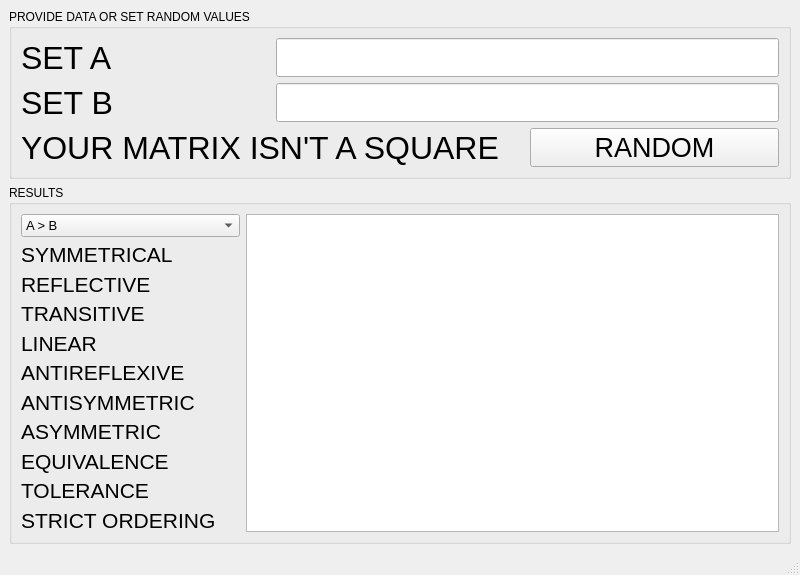
<?xml version="1.0" encoding="UTF-8"?>
<ui version="4.0">
 <class>MainWindow</class>
 <widget class="QMainWindow" name="MainWindow">
  <property name="geometry">
   <rect>
    <x>0</x>
    <y>0</y>
    <width>800</width>
    <height>575</height>
   </rect>
  </property>
  <property name="minimumSize">
   <size>
    <width>650</width>
    <height>500</height>
   </size>
  </property>
  <property name="windowTitle">
   <string>CDM LW 2 (PINCHUK S. S., SEZONCHIK S. S.)</string>
  </property>
  <widget class="QWidget" name="centralwidget">
   <layout class="QGridLayout" name="gridLayout_2">
    <item row="0" column="0">
     <widget class="QGroupBox" name="groupBox">
      <property name="title">
       <string>PROVIDE DATA OR SET RANDOM VALUES</string>
      </property>
      <layout class="QGridLayout" name="gridLayout">
       <item row="2" column="0" colspan="2">
        <widget class="QLabel" name="label_10">
         <property name="font">
          <font>
           <pointsize>24</pointsize>
          </font>
         </property>
         <property name="text">
          <string>YOUR MATRIX ISN'T A SQUARE</string>
         </property>
        </widget>
       </item>
       <item row="1" column="0">
        <widget class="QLabel" name="label_2">
         <property name="font">
          <font>
           <pointsize>24</pointsize>
          </font>
         </property>
         <property name="text">
          <string>SET B</string>
         </property>
        </widget>
       </item>
       <item row="1" column="1" colspan="2">
        <widget class="QLineEdit" name="lineEdit_2">
         <property name="font">
          <font>
           <pointsize>20</pointsize>
          </font>
         </property>
        </widget>
       </item>
       <item row="2" column="2">
        <widget class="QPushButton" name="pushButton">
         <property name="font">
          <font>
           <pointsize>20</pointsize>
          </font>
         </property>
         <property name="text">
          <string>RANDOM</string>
         </property>
        </widget>
       </item>
       <item row="0" column="0">
        <widget class="QLabel" name="label">
         <property name="font">
          <font>
           <pointsize>24</pointsize>
          </font>
         </property>
         <property name="text">
          <string>SET A</string>
         </property>
        </widget>
       </item>
       <item row="0" column="1" colspan="2">
        <widget class="QLineEdit" name="lineEdit">
         <property name="font">
          <font>
           <pointsize>20</pointsize>
          </font>
         </property>
        </widget>
       </item>
      </layout>
     </widget>
    </item>
    <item row="1" column="0">
     <widget class="QGroupBox" name="groupBox_2">
      <property name="title">
       <string>RESULTS</string>
      </property>
      <layout class="QGridLayout" name="gridLayout_3">
       <item row="0" column="0">
        <widget class="QComboBox" name="comboBox">
         <property name="font">
          <font>
           <pointsize>10</pointsize>
          </font>
         </property>
         <item>
          <property name="text">
           <string>A &gt; B</string>
          </property>
         </item>
         <item>
          <property name="text">
           <string>A &gt;= B</string>
          </property>
         </item>
         <item>
          <property name="text">
           <string>A = B</string>
          </property>
         </item>
         <item>
          <property name="text">
           <string>A MOD B = 0</string>
          </property>
         </item>
         <item>
          <property name="text">
           <string>A MOD 2 = 0 OR B MOD 2 = 0</string>
          </property>
         </item>
         <item>
          <property name="text">
           <string>A MOD 2 = 0 AND B MOD 2 = 0</string>
          </property>
         </item>
        </widget>
       </item>
       <item row="0" column="1" rowspan="11">
        <widget class="QTableWidget" name="tableWidget"/>
       </item>
       <item row="1" column="0">
        <widget class="QLabel" name="label_3">
         <property name="font">
          <font>
           <pointsize>16</pointsize>
          </font>
         </property>
         <property name="text">
          <string>SYMMETRICAL</string>
         </property>
        </widget>
       </item>
       <item row="2" column="0">
        <widget class="QLabel" name="label_4">
         <property name="font">
          <font>
           <pointsize>16</pointsize>
          </font>
         </property>
         <property name="text">
          <string>REFLECTIVE</string>
         </property>
        </widget>
       </item>
       <item row="3" column="0">
        <widget class="QLabel" name="label_5">
         <property name="font">
          <font>
           <pointsize>16</pointsize>
          </font>
         </property>
         <property name="text">
          <string>TRANSITIVE</string>
         </property>
        </widget>
       </item>
       <item row="4" column="0">
        <widget class="QLabel" name="label_6">
         <property name="font">
          <font>
           <pointsize>16</pointsize>
          </font>
         </property>
         <property name="text">
          <string>LINEAR</string>
         </property>
        </widget>
       </item>
       <item row="5" column="0">
        <widget class="QLabel" name="label_7">
         <property name="font">
          <font>
           <pointsize>16</pointsize>
          </font>
         </property>
         <property name="text">
          <string>ANTIREFLEXIVE</string>
         </property>
        </widget>
       </item>
       <item row="6" column="0">
        <widget class="QLabel" name="label_8">
         <property name="font">
          <font>
           <pointsize>16</pointsize>
          </font>
         </property>
         <property name="text">
          <string>ANTISYMMETRIC</string>
         </property>
        </widget>
       </item>
       <item row="7" column="0">
        <widget class="QLabel" name="label_9">
         <property name="font">
          <font>
           <pointsize>16</pointsize>
          </font>
         </property>
         <property name="text">
          <string>ASYMMETRIC</string>
         </property>
        </widget>
       </item>
       <item row="8" column="0">
        <widget class="QLabel" name="label_11">
         <property name="font">
          <font>
           <pointsize>16</pointsize>
          </font>
         </property>
         <property name="text">
          <string>EQUIVALENCE</string>
         </property>
        </widget>
       </item>
       <item row="9" column="0">
        <widget class="QLabel" name="label_12">
         <property name="font">
          <font>
           <pointsize>16</pointsize>
          </font>
         </property>
         <property name="text">
          <string>TOLERANCE</string>
         </property>
        </widget>
       </item>
       <item row="10" column="0">
        <widget class="QLabel" name="label_13">
         <property name="font">
          <font>
           <pointsize>16</pointsize>
          </font>
         </property>
         <property name="text">
          <string>STRICT ORDERING</string>
         </property>
        </widget>
       </item>
      </layout>
     </widget>
    </item>
   </layout>
  </widget>
  <widget class="QMenuBar" name="menubar">
   <property name="geometry">
    <rect>
     <x>0</x>
     <y>0</y>
     <width>800</width>
     <height>22</height>
    </rect>
   </property>
  </widget>
  <widget class="QStatusBar" name="statusbar"/>
 </widget>
 <resources/>
 <connections/>
</ui>
